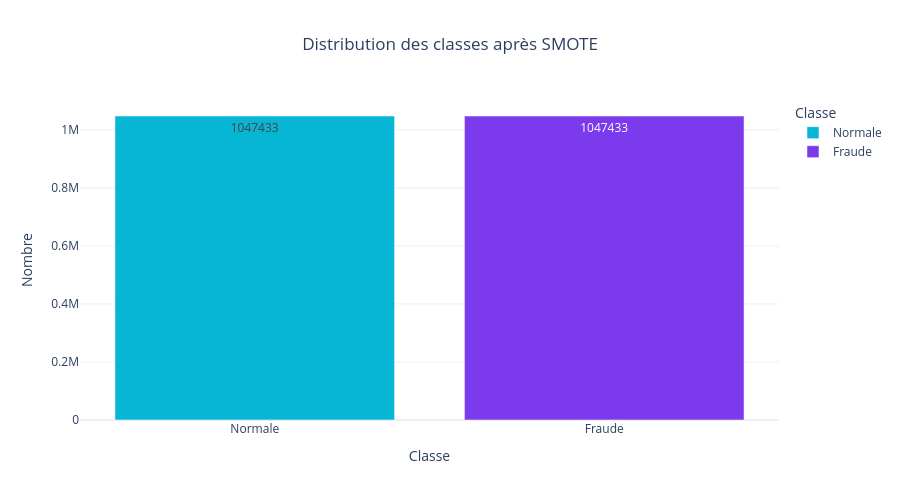

Write notebook code for a chart like this one.
### Code cell
# ============================================
# DISTRIBUTION APRÈS SMOTE
# ============================================

after_smote = (
    pd.Series(y_resampled)
      .value_counts()
      .reset_index()
)

after_smote.columns = [
    "Classe",
    "Nombre"
]

after_smote["Classe"] = after_smote["Classe"].map({
    0: "Normale",
    1: "Fraude"
})

fig = px.bar(
    after_smote,
    x="Classe",
    y="Nombre",
    color="Classe",
    text="Nombre",

    color_discrete_map={
        "Normale": "#06B6D4",
        "Fraude": "#7C3AED"
    },

    title="Distribution des classes après SMOTE"
)

fig.update_layout(
    template="plotly_white",
    height=500,
    title_x=0.5
)

fig.show()

### Figure 1 — Plotly figure (JSON) as saved in the notebook; plotly's stock layout.template omitted (floating-point values rounded to 4 significant figures)
{"data": [{"hovertemplate": "Classe=%{x}<br>Nombre=%{text}<extra></extra>", "legendgroup": "Normale", "marker": {"color": "#06B6D4", "pattern": {"shape": ""}}, "name": "Normale", "orientation": "v", "showlegend": true, "text": [1047000.0], "textposition": "auto", "type": "bar", "x": ["Normale"], "xaxis": "x", "y": [1047433], "yaxis": "y"}, {"hovertemplate": "Classe=%{x}<br>Nombre=%{text}<extra></extra>", "legendgroup": "Fraude", "marker": {"color": "#7C3AED", "pattern": {"shape": ""}}, "name": "Fraude", "orientation": "v", "showlegend": true, "text": [1047000.0], "textposition": "auto", "type": "bar", "x": ["Fraude"], "xaxis": "x", "y": [1047433], "yaxis": "y"}], "layout": {"barmode": "relative", "height": 500, "legend": {"title": {"text": "Classe"}, "tracegroupgap": 0}, "title": {"text": "Distribution des classes après SMOTE", "x": 0.5}, "xaxis": {"anchor": "y", "categoryarray": ["Normale", "Fraude"], "categoryorder": "array", "domain": [0, 1], "title": {"text": "Classe"}}, "yaxis": {"anchor": "x", "domain": [0, 1], "title": {"text": "Nombre"}}}}
